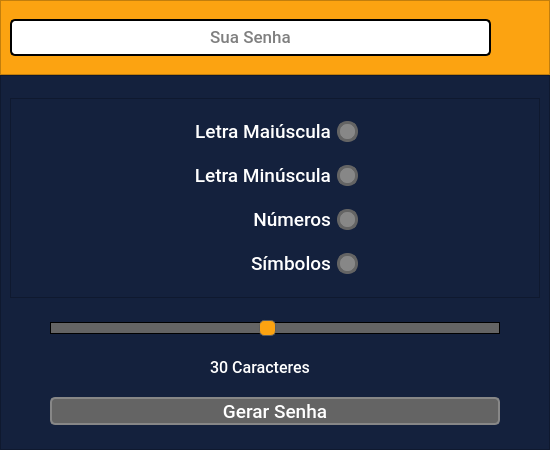
<?xml version="1.0" encoding="UTF-8"?>
<ui version="4.0">
 <class>MainWindow</class>
 <widget class="QMainWindow" name="MainWindow">
  <property name="geometry">
   <rect>
    <x>0</x>
    <y>0</y>
    <width>550</width>
    <height>450</height>
   </rect>
  </property>
  <property name="minimumSize">
   <size>
    <width>550</width>
    <height>450</height>
   </size>
  </property>
  <property name="maximumSize">
   <size>
    <width>550</width>
    <height>450</height>
   </size>
  </property>
  <property name="windowTitle">
   <string>Gerador de Senhas</string>
  </property>
  <property name="windowIcon">
   <iconset resource="../files_rc.qrc">
    <normaloff>:/icons/cadeado.png</normaloff>:/icons/cadeado.png</iconset>
  </property>
  <widget class="QWidget" name="centralwidget">
   <property name="minimumSize">
    <size>
     <width>550</width>
     <height>450</height>
    </size>
   </property>
   <property name="maximumSize">
    <size>
     <width>550</width>
     <height>450</height>
    </size>
   </property>
   <layout class="QVBoxLayout" name="verticalLayout_2">
    <property name="spacing">
     <number>0</number>
    </property>
    <property name="leftMargin">
     <number>0</number>
    </property>
    <property name="topMargin">
     <number>0</number>
    </property>
    <property name="rightMargin">
     <number>0</number>
    </property>
    <property name="bottomMargin">
     <number>0</number>
    </property>
    <item>
     <widget class="QFrame" name="frParteSuperior">
      <property name="maximumSize">
       <size>
        <width>16777215</width>
        <height>75</height>
       </size>
      </property>
      <property name="styleSheet">
       <string notr="true">background-color: rgb(252, 163, 17);</string>
      </property>
      <property name="frameShape">
       <enum>QFrame::StyledPanel</enum>
      </property>
      <property name="frameShadow">
       <enum>QFrame::Raised</enum>
      </property>
      <layout class="QHBoxLayout" name="horizontalLayout">
       <item>
        <widget class="QLineEdit" name="txtSenha">
         <property name="font">
          <font>
           <family>Roboto Medium</family>
           <pointsize>13</pointsize>
          </font>
         </property>
         <property name="styleSheet">
          <string notr="true">QLineEdit{
	border: 2px solid rgb(0, 0, 0);
	border-radius: 5px;
	padding: 5px;
	background-color: rgb(255, 255, 255);
	color: rgb(0, 0, 0)
}

QLineEdit:hover{
	border: 2px solid rgb(70, 70, 70)
}</string>
         </property>
         <property name="inputMask">
          <string/>
         </property>
         <property name="text">
          <string/>
         </property>
         <property name="maxLength">
          <number>30</number>
         </property>
         <property name="frame">
          <bool>true</bool>
         </property>
         <property name="echoMode">
          <enum>QLineEdit::Normal</enum>
         </property>
         <property name="alignment">
          <set>Qt::AlignCenter</set>
         </property>
         <property name="readOnly">
          <bool>true</bool>
         </property>
         <property name="placeholderText">
          <string comment="Sua Senha" extracomment="Sua Senha">Sua Senha</string>
         </property>
         <property name="clearButtonEnabled">
          <bool>false</bool>
         </property>
        </widget>
       </item>
       <item>
        <widget class="QPushButton" name="btnCopy">
         <property name="minimumSize">
          <size>
           <width>43</width>
           <height>43</height>
          </size>
         </property>
         <property name="maximumSize">
          <size>
           <width>34</width>
           <height>43</height>
          </size>
         </property>
         <property name="toolTip">
          <string>Copiar</string>
         </property>
         <property name="toolTipDuration">
          <number>0</number>
         </property>
         <property name="styleSheet">
          <string notr="true">QPushButton{
	border-radius: 5px;	
	background-image: url(:/icons/copy-icon.png);
	background-position: center;
	color: rgb(255, 255, 255);

}
QPushButton:hover{
	background-color: rgba(50, 50, 50);
	color: rgba(200, 200, 200);
}
QPushButton:pressed{
	background-color: rgba(35, 35, 35);
	color: rgba(200, 200, 200);
}</string>
         </property>
         <property name="text">
          <string/>
         </property>
        </widget>
       </item>
      </layout>
     </widget>
    </item>
    <item>
     <widget class="QFrame" name="frParteInferior">
      <property name="enabled">
       <bool>true</bool>
      </property>
      <property name="styleSheet">
       <string notr="true">background-color: rgb(20,33,61);</string>
      </property>
      <property name="frameShape">
       <enum>QFrame::StyledPanel</enum>
      </property>
      <property name="frameShadow">
       <enum>QFrame::Raised</enum>
      </property>
      <layout class="QGridLayout" name="gridLayout">
       <item row="3" column="4">
        <spacer name="horizontalSpacer_3">
         <property name="orientation">
          <enum>Qt::Horizontal</enum>
         </property>
         <property name="sizeHint" stdset="0">
          <size>
           <width>28</width>
           <height>20</height>
          </size>
         </property>
        </spacer>
       </item>
       <item row="2" column="2">
        <widget class="QLabel" name="lbCaracteres">
         <property name="minimumSize">
          <size>
           <width>130</width>
           <height>15</height>
          </size>
         </property>
         <property name="maximumSize">
          <size>
           <width>130</width>
           <height>15</height>
          </size>
         </property>
         <property name="font">
          <font>
           <family>Roboto Medium</family>
           <pointsize>12</pointsize>
          </font>
         </property>
         <property name="styleSheet">
          <string notr="true">color: rgb(255, 255, 255)</string>
         </property>
         <property name="text">
          <string>30 Caracteres</string>
         </property>
        </widget>
       </item>
       <item row="3" column="0">
        <spacer name="horizontalSpacer_4">
         <property name="orientation">
          <enum>Qt::Horizontal</enum>
         </property>
         <property name="sizeHint" stdset="0">
          <size>
           <width>28</width>
           <height>20</height>
          </size>
         </property>
        </spacer>
       </item>
       <item row="1" column="0">
        <spacer name="horizontalSpacer">
         <property name="orientation">
          <enum>Qt::Horizontal</enum>
         </property>
         <property name="sizeHint" stdset="0">
          <size>
           <width>28</width>
           <height>20</height>
          </size>
         </property>
        </spacer>
       </item>
       <item row="2" column="3">
        <spacer name="horizontalSpacer_14">
         <property name="orientation">
          <enum>Qt::Horizontal</enum>
         </property>
         <property name="sizeHint" stdset="0">
          <size>
           <width>150</width>
           <height>20</height>
          </size>
         </property>
        </spacer>
       </item>
       <item row="2" column="1">
        <spacer name="horizontalSpacer_13">
         <property name="orientation">
          <enum>Qt::Horizontal</enum>
         </property>
         <property name="sizeHint" stdset="0">
          <size>
           <width>150</width>
           <height>20</height>
          </size>
         </property>
        </spacer>
       </item>
       <item row="1" column="4">
        <spacer name="horizontalSpacer_2">
         <property name="orientation">
          <enum>Qt::Horizontal</enum>
         </property>
         <property name="sizeHint" stdset="0">
          <size>
           <width>28</width>
           <height>20</height>
          </size>
         </property>
        </spacer>
       </item>
       <item row="3" column="1" colspan="3">
        <widget class="QPushButton" name="btnGerarSenha">
         <property name="minimumSize">
          <size>
           <width>450</width>
           <height>28</height>
          </size>
         </property>
         <property name="maximumSize">
          <size>
           <width>450</width>
           <height>28</height>
          </size>
         </property>
         <property name="font">
          <font>
           <family>Roboto Medium</family>
           <pointsize>14</pointsize>
          </font>
         </property>
         <property name="styleSheet">
          <string notr="true">QPushButton {
	background-color: rgb(100, 100, 100);
	color: rgb(255, 255, 255);
	border: 2px solid rgb(135,135,135);
	border-radius: 5px;
}

QPushButton:hover {
	background-color: rgb(60,60,60);
	border: 2px solid rgb(70,70,70);
}

QPushButton:pressed {
	border: 3px solid rgb(100, 100, 100);
	background-color: rgb(252,163,17);
	color: rgb(335,35,35)
}</string>
         </property>
         <property name="text">
          <string>Gerar Senha</string>
         </property>
         <property name="flat">
          <bool>false</bool>
         </property>
        </widget>
       </item>
       <item row="0" column="0" colspan="5">
        <widget class="QFrame" name="frChk">
         <property name="maximumSize">
          <size>
           <width>16777215</width>
           <height>200</height>
          </size>
         </property>
         <property name="styleSheet">
          <string notr="true">background-color: rgb(20,33,61);</string>
         </property>
         <property name="frameShape">
          <enum>QFrame::StyledPanel</enum>
         </property>
         <property name="frameShadow">
          <enum>QFrame::Raised</enum>
         </property>
         <layout class="QGridLayout" name="gridLayout_2">
          <property name="leftMargin">
           <number>0</number>
          </property>
          <property name="topMargin">
           <number>0</number>
          </property>
          <property name="rightMargin">
           <number>0</number>
          </property>
          <property name="bottomMargin">
           <number>0</number>
          </property>
          <property name="spacing">
           <number>0</number>
          </property>
          <item row="0" column="0">
           <spacer name="horizontalSpacer_9">
            <property name="orientation">
             <enum>Qt::Horizontal</enum>
            </property>
            <property name="sizeHint" stdset="0">
             <size>
              <width>40</width>
              <height>20</height>
             </size>
            </property>
           </spacer>
          </item>
          <item row="0" column="1">
           <widget class="QCheckBox" name="chkLetraMaiuscula">
            <property name="font">
             <font>
              <family>Roboto Medium</family>
              <pointsize>14</pointsize>
             </font>
            </property>
            <property name="layoutDirection">
             <enum>Qt::RightToLeft</enum>
            </property>
            <property name="autoFillBackground">
             <bool>false</bool>
            </property>
            <property name="styleSheet">
             <string notr="true">QCheckBox{
	color: rgb(255, 255, 255)
}

QCheckBox::indicator{
	border: 3px solid rgb(100, 100, 100);
	width: 15px;
	height: 15px;
	border-radius: 10px;
	background-color: rgb(135, 135, 135);
}

QCheckBox::indicator:checked{
	border: 3px solid rgb(100, 100, 100);
	background-color: rgb(252,163,17);
}</string>
            </property>
            <property name="text">
             <string>Letra Maiúscula</string>
            </property>
            <property name="tristate">
             <bool>false</bool>
            </property>
           </widget>
          </item>
          <item row="0" column="2">
           <spacer name="horizontalSpacer_5">
            <property name="orientation">
             <enum>Qt::Horizontal</enum>
            </property>
            <property name="sizeHint" stdset="0">
             <size>
              <width>40</width>
              <height>20</height>
             </size>
            </property>
           </spacer>
          </item>
          <item row="1" column="0">
           <spacer name="horizontalSpacer_10">
            <property name="orientation">
             <enum>Qt::Horizontal</enum>
            </property>
            <property name="sizeHint" stdset="0">
             <size>
              <width>40</width>
              <height>20</height>
             </size>
            </property>
           </spacer>
          </item>
          <item row="1" column="1">
           <widget class="QCheckBox" name="chkLetraMinuscula">
            <property name="font">
             <font>
              <family>Roboto Medium</family>
              <pointsize>14</pointsize>
             </font>
            </property>
            <property name="layoutDirection">
             <enum>Qt::RightToLeft</enum>
            </property>
            <property name="autoFillBackground">
             <bool>false</bool>
            </property>
            <property name="styleSheet">
             <string notr="true">QCheckBox{
	color: rgb(255, 255, 255)
}

QCheckBox::indicator{
	border: 3px solid rgb(100, 100, 100);
	width: 15px;
	height: 15px;
	border-radius: 10px;
	background-color: rgb(135, 135, 135);
}

QCheckBox::indicator:checked{
	border: 3px solid rgb(100, 100, 100);
	background-color: rgb(252,163,17);
}</string>
            </property>
            <property name="text">
             <string>Letra Minúscula</string>
            </property>
           </widget>
          </item>
          <item row="1" column="2">
           <spacer name="horizontalSpacer_6">
            <property name="orientation">
             <enum>Qt::Horizontal</enum>
            </property>
            <property name="sizeHint" stdset="0">
             <size>
              <width>40</width>
              <height>20</height>
             </size>
            </property>
           </spacer>
          </item>
          <item row="2" column="0">
           <spacer name="horizontalSpacer_8">
            <property name="orientation">
             <enum>Qt::Horizontal</enum>
            </property>
            <property name="sizeHint" stdset="0">
             <size>
              <width>163</width>
              <height>20</height>
             </size>
            </property>
           </spacer>
          </item>
          <item row="2" column="1">
           <widget class="QCheckBox" name="chkNumero">
            <property name="font">
             <font>
              <family>Roboto Medium</family>
              <pointsize>14</pointsize>
              <weight>50</weight>
              <bold>false</bold>
             </font>
            </property>
            <property name="layoutDirection">
             <enum>Qt::RightToLeft</enum>
            </property>
            <property name="autoFillBackground">
             <bool>false</bool>
            </property>
            <property name="styleSheet">
             <string notr="true">QCheckBox{
	color: rgb(255, 255, 255)
}

QCheckBox::indicator{
	border: 3px solid rgb(100, 100, 100);
	width: 15px;
	height: 15px;
	border-radius: 10px;
	background-color: rgb(135, 135, 135);
}

QCheckBox::indicator:checked{
	border: 3px solid rgb(100, 100, 100);
	background-color: rgb(252,163,17);
}</string>
            </property>
            <property name="text">
             <string>Números</string>
            </property>
           </widget>
          </item>
          <item row="2" column="2">
           <spacer name="horizontalSpacer_7">
            <property name="orientation">
             <enum>Qt::Horizontal</enum>
            </property>
            <property name="sizeType">
             <enum>QSizePolicy::Preferred</enum>
            </property>
            <property name="sizeHint" stdset="0">
             <size>
              <width>162</width>
              <height>20</height>
             </size>
            </property>
           </spacer>
          </item>
          <item row="3" column="0">
           <spacer name="horizontalSpacer_12">
            <property name="orientation">
             <enum>Qt::Horizontal</enum>
            </property>
            <property name="sizeHint" stdset="0">
             <size>
              <width>163</width>
              <height>20</height>
             </size>
            </property>
           </spacer>
          </item>
          <item row="3" column="1">
           <widget class="QCheckBox" name="chkSimbolo">
            <property name="font">
             <font>
              <family>Roboto Medium</family>
              <pointsize>14</pointsize>
             </font>
            </property>
            <property name="layoutDirection">
             <enum>Qt::RightToLeft</enum>
            </property>
            <property name="autoFillBackground">
             <bool>false</bool>
            </property>
            <property name="styleSheet">
             <string notr="true">QCheckBox{
	color: rgb(255, 255, 255)
}

QCheckBox::indicator{
	border: 3px solid rgb(100, 100, 100);
	width: 15px;
	height: 15px;
	border-radius: 10px;
	background-color: rgb(135, 135, 135);
}

QCheckBox::indicator:checked{
	border: 3px solid rgb(100, 100, 100);
	background-color: rgb(252,163,17);
}</string>
            </property>
            <property name="text">
             <string>Símbolos</string>
            </property>
           </widget>
          </item>
          <item row="3" column="2">
           <spacer name="horizontalSpacer_11">
            <property name="orientation">
             <enum>Qt::Horizontal</enum>
            </property>
            <property name="sizeType">
             <enum>QSizePolicy::Preferred</enum>
            </property>
            <property name="sizeHint" stdset="0">
             <size>
              <width>162</width>
              <height>20</height>
             </size>
            </property>
           </spacer>
          </item>
         </layout>
        </widget>
       </item>
       <item row="1" column="1" colspan="3">
        <widget class="QSlider" name="hslCaracteres">
         <property name="minimumSize">
          <size>
           <width>450</width>
           <height>22</height>
          </size>
         </property>
         <property name="maximumSize">
          <size>
           <width>450</width>
           <height>22</height>
          </size>
         </property>
         <property name="styleSheet">
          <string notr="true">QSlider::groove:horizontal {
    border: 1px solid;
    height: 10px; 
	background-color: rgb(100, 100, 100);
    margin: 2px 0;
}

QSlider::handle:horizontal {   
	
	background-color: rgb(252, 163, 17);
    border: 1px solid #5c5c5c;
    width: 15px;
 	margin: -3px 0;
   	border-radius: 5px;
}</string>
         </property>
         <property name="minimum">
          <number>1</number>
         </property>
         <property name="maximum">
          <number>30</number>
         </property>
         <property name="pageStep">
          <number>1</number>
         </property>
         <property name="value">
          <number>15</number>
         </property>
         <property name="orientation">
          <enum>Qt::Horizontal</enum>
         </property>
         <property name="invertedAppearance">
          <bool>false</bool>
         </property>
         <property name="invertedControls">
          <bool>false</bool>
         </property>
         <property name="tickPosition">
          <enum>QSlider::NoTicks</enum>
         </property>
        </widget>
       </item>
      </layout>
     </widget>
    </item>
   </layout>
  </widget>
 </widget>
 <resources>
  <include location="../files_rc.qrc"/>
 </resources>
 <connections/>
</ui>
